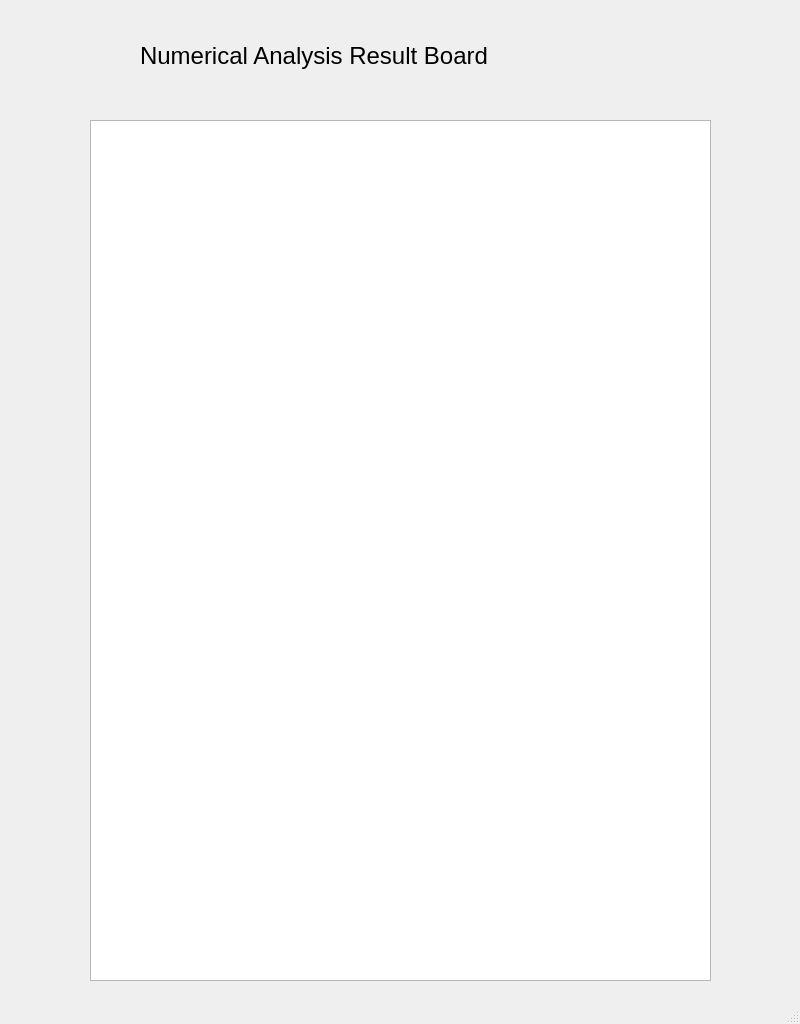
<?xml version="1.0" encoding="UTF-8"?>
<ui version="4.0">
 <class>MainWindow</class>
 <widget class="QMainWindow" name="MainWindow">
  <property name="geometry">
   <rect>
    <x>0</x>
    <y>0</y>
    <width>800</width>
    <height>1024</height>
   </rect>
  </property>
  <property name="windowTitle">
   <string>MainWindow</string>
  </property>
  <widget class="QWidget" name="centralwidget">
   <widget class="QTableWidget" name="tableWidget">
    <property name="geometry">
     <rect>
      <x>90</x>
      <y>120</y>
      <width>621</width>
      <height>861</height>
     </rect>
    </property>
   </widget>
   <widget class="QLabel" name="label">
    <property name="geometry">
     <rect>
      <x>140</x>
      <y>40</y>
      <width>441</width>
      <height>31</height>
     </rect>
    </property>
    <property name="font">
     <font>
      <pointsize>18</pointsize>
     </font>
    </property>
    <property name="text">
     <string>Numerical Analysis Result Board</string>
    </property>
   </widget>
  </widget>
  <widget class="QMenuBar" name="menubar">
   <property name="geometry">
    <rect>
     <x>0</x>
     <y>0</y>
     <width>800</width>
     <height>26</height>
    </rect>
   </property>
  </widget>
  <widget class="QStatusBar" name="statusbar"/>
 </widget>
 <resources/>
 <connections/>
</ui>
